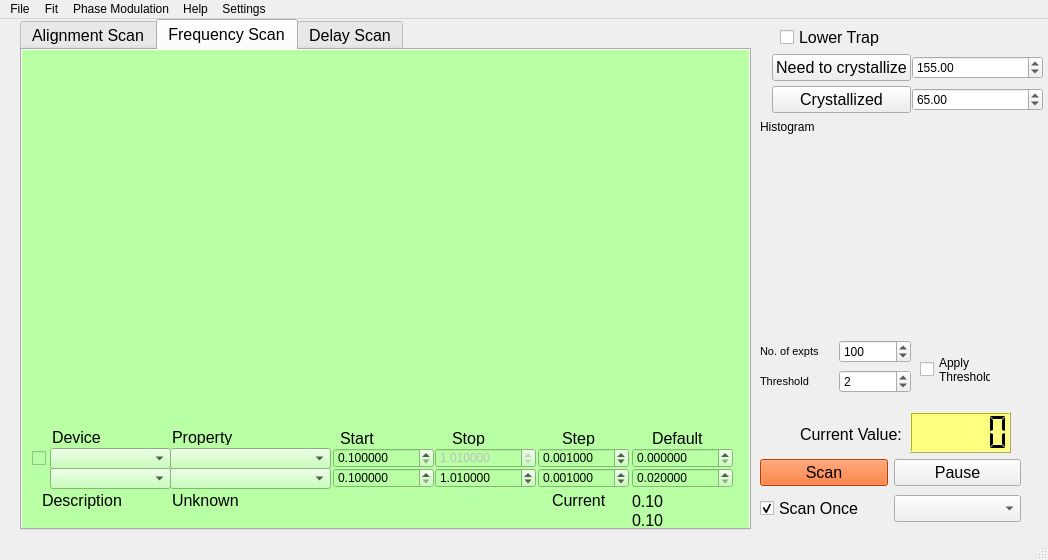
<?xml version="1.0" encoding="UTF-8"?>
<ui version="4.0">
 <class>MainWindow</class>
 <widget class="QMainWindow" name="MainWindow">
  <property name="geometry">
   <rect>
    <x>0</x>
    <y>0</y>
    <width>1048</width>
    <height>560</height>
   </rect>
  </property>
  <property name="windowTitle">
   <string>MainWindow</string>
  </property>
  <widget class="QWidget" name="centralwidget">
   <widget class="QTabWidget" name="tabWidget">
    <property name="geometry">
     <rect>
      <x>20</x>
      <y>0</y>
      <width>731</width>
      <height>511</height>
     </rect>
    </property>
    <property name="font">
     <font>
      <pointsize>12</pointsize>
     </font>
    </property>
    <property name="styleSheet">
     <string notr="true"/>
    </property>
    <property name="currentIndex">
     <number>1</number>
    </property>
    <widget class="QWidget" name="scanTab">
     <property name="styleSheet">
      <string notr="true">background-color: rgb(166, 255, 253);</string>
     </property>
     <attribute name="title">
      <string>Alignment Scan</string>
     </attribute>
     <widget class="QProgressBar" name="progressBar">
      <property name="geometry">
       <rect>
        <x>40</x>
        <y>370</y>
        <width>651</width>
        <height>23</height>
       </rect>
      </property>
      <property name="maximum">
       <number>5</number>
      </property>
      <property name="value">
       <number>0</number>
      </property>
     </widget>
     <widget class="QwtPlot" name="simple_scan_qwt_plot">
      <property name="geometry">
       <rect>
        <x>30</x>
        <y>30</y>
        <width>651</width>
        <height>321</height>
       </rect>
      </property>
     </widget>
     <widget class="QPushButton" name="reset_scan_Button">
      <property name="geometry">
       <rect>
        <x>40</x>
        <y>420</y>
        <width>75</width>
        <height>23</height>
       </rect>
      </property>
      <property name="font">
       <font>
        <pointsize>12</pointsize>
       </font>
      </property>
      <property name="text">
       <string>Reset</string>
      </property>
     </widget>
     <widget class="QLCDNumber" name="averageNumber">
      <property name="geometry">
       <rect>
        <x>520</x>
        <y>410</y>
        <width>111</width>
        <height>41</height>
       </rect>
      </property>
      <property name="font">
       <font>
        <pointsize>12</pointsize>
       </font>
      </property>
      <property name="styleSheet">
       <string notr="true">background-color: rgb(255, 255, 127);</string>
      </property>
      <property name="smallDecimalPoint">
       <bool>false</bool>
      </property>
      <property name="numDigits">
       <number>6</number>
      </property>
      <property name="segmentStyle">
       <enum>QLCDNumber::Flat</enum>
      </property>
      <property name="value" stdset="0">
       <double>0.000000000000000</double>
      </property>
     </widget>
     <widget class="QLabel" name="label_19">
      <property name="geometry">
       <rect>
        <x>390</x>
        <y>410</y>
        <width>101</width>
        <height>20</height>
       </rect>
      </property>
      <property name="font">
       <font>
        <pointsize>12</pointsize>
       </font>
      </property>
      <property name="text">
       <string>Average value</string>
      </property>
     </widget>
     <widget class="QLabel" name="scan_num_exp_label">
      <property name="geometry">
       <rect>
        <x>360</x>
        <y>430</y>
        <width>131</width>
        <height>20</height>
       </rect>
      </property>
      <property name="font">
       <font>
        <pointsize>12</pointsize>
       </font>
      </property>
      <property name="text">
       <string>over 0 expeiments </string>
      </property>
     </widget>
    </widget>
    <widget class="QWidget" name="freqScan">
     <property name="styleSheet">
      <string notr="true">background-color: rgb(185, 255, 164);</string>
     </property>
     <attribute name="title">
      <string>Frequency Scan</string>
     </attribute>
     <widget class="QwtPlot" name="freq_scan_qwt_plot">
      <property name="geometry">
       <rect>
        <x>30</x>
        <y>20</y>
        <width>661</width>
        <height>351</height>
       </rect>
      </property>
     </widget>
     <widget class="QLabel" name="freq_description">
      <property name="geometry">
       <rect>
        <x>150</x>
        <y>440</y>
        <width>371</width>
        <height>21</height>
       </rect>
      </property>
      <property name="font">
       <font>
        <pointsize>12</pointsize>
       </font>
      </property>
      <property name="text">
       <string>Unknown</string>
      </property>
     </widget>
     <widget class="QDoubleSpinBox" name="freq_stop">
      <property name="geometry">
       <rect>
        <x>413</x>
        <y>418</y>
        <width>101</width>
        <height>20</height>
       </rect>
      </property>
      <property name="styleSheet">
       <string notr="true">font: 11pt &quot;MS Shell Dlg 2&quot;;</string>
      </property>
      <property name="decimals">
       <number>6</number>
      </property>
      <property name="minimum">
       <double>0.100000000000000</double>
      </property>
      <property name="maximum">
       <double>9999999.990000000223517</double>
      </property>
      <property name="value">
       <double>1.010000000000000</double>
      </property>
     </widget>
     <widget class="QDoubleSpinBox" name="freq_step">
      <property name="geometry">
       <rect>
        <x>516</x>
        <y>418</y>
        <width>91</width>
        <height>20</height>
       </rect>
      </property>
      <property name="styleSheet">
       <string notr="true">font: 11pt &quot;MS Shell Dlg 2&quot;;</string>
      </property>
      <property name="decimals">
       <number>6</number>
      </property>
      <property name="minimum">
       <double>-999999.998999999952503</double>
      </property>
      <property name="maximum">
       <double>999999.998999999952503</double>
      </property>
      <property name="singleStep">
       <double>0.001000000000000</double>
      </property>
      <property name="value">
       <double>0.001000000000000</double>
      </property>
     </widget>
     <widget class="QDoubleSpinBox" name="freq_start">
      <property name="geometry">
       <rect>
        <x>311</x>
        <y>418</y>
        <width>101</width>
        <height>20</height>
       </rect>
      </property>
      <property name="styleSheet">
       <string notr="true">font: 11pt &quot;MS Shell Dlg 2&quot;;</string>
      </property>
      <property name="decimals">
       <number>6</number>
      </property>
      <property name="minimum">
       <double>0.100000000000000</double>
      </property>
      <property name="maximum">
       <double>999999.989999999990687</double>
      </property>
     </widget>
     <widget class="QLabel" name="label_13">
      <property name="geometry">
       <rect>
        <x>318</x>
        <y>380</y>
        <width>41</width>
        <height>16</height>
       </rect>
      </property>
      <property name="font">
       <font>
        <pointsize>12</pointsize>
       </font>
      </property>
      <property name="text">
       <string>Start </string>
      </property>
     </widget>
     <widget class="QLabel" name="label_14">
      <property name="geometry">
       <rect>
        <x>430</x>
        <y>380</y>
        <width>41</width>
        <height>16</height>
       </rect>
      </property>
      <property name="font">
       <font>
        <pointsize>12</pointsize>
       </font>
      </property>
      <property name="text">
       <string>Stop </string>
      </property>
     </widget>
     <widget class="QLabel" name="label_15">
      <property name="geometry">
       <rect>
        <x>540</x>
        <y>380</y>
        <width>41</width>
        <height>16</height>
       </rect>
      </property>
      <property name="font">
       <font>
        <pointsize>12</pointsize>
       </font>
      </property>
      <property name="text">
       <string>Step</string>
      </property>
     </widget>
     <widget class="QLabel" name="freq_current">
      <property name="geometry">
       <rect>
        <x>610</x>
        <y>460</y>
        <width>81</width>
        <height>20</height>
       </rect>
      </property>
      <property name="font">
       <font>
        <pointsize>12</pointsize>
       </font>
      </property>
      <property name="contextMenuPolicy">
       <enum>Qt::DefaultContextMenu</enum>
      </property>
      <property name="text">
       <string>0.10</string>
      </property>
     </widget>
     <widget class="QComboBox" name="freq_device">
      <property name="geometry">
       <rect>
        <x>28</x>
        <y>418</y>
        <width>121</width>
        <height>21</height>
       </rect>
      </property>
      <property name="styleSheet">
       <string notr="true">font: 10pt &quot;MS Shell Dlg 2&quot;;</string>
      </property>
     </widget>
     <widget class="QLabel" name="label_12">
      <property name="geometry">
       <rect>
        <x>630</x>
        <y>380</y>
        <width>61</width>
        <height>16</height>
       </rect>
      </property>
      <property name="font">
       <font>
        <pointsize>12</pointsize>
       </font>
      </property>
      <property name="text">
       <string>Default </string>
      </property>
     </widget>
     <widget class="QDoubleSpinBox" name="freq_default">
      <property name="geometry">
       <rect>
        <x>610</x>
        <y>418</y>
        <width>101</width>
        <height>20</height>
       </rect>
      </property>
      <property name="styleSheet">
       <string notr="true">font: 11pt &quot;MS Shell Dlg 2&quot;;</string>
      </property>
      <property name="decimals">
       <number>6</number>
      </property>
      <property name="minimum">
       <double>0.020000000000000</double>
      </property>
      <property name="maximum">
       <double>999999.989999999990687</double>
      </property>
      <property name="singleStep">
       <double>1.000000000000000</double>
      </property>
     </widget>
     <widget class="QLabel" name="label_17">
      <property name="geometry">
       <rect>
        <x>20</x>
        <y>440</y>
        <width>131</width>
        <height>21</height>
       </rect>
      </property>
      <property name="font">
       <font>
        <pointsize>12</pointsize>
       </font>
      </property>
      <property name="text">
       <string>Description</string>
      </property>
     </widget>
     <widget class="QLabel" name="label_10">
      <property name="geometry">
       <rect>
        <x>30</x>
        <y>373</y>
        <width>51</width>
        <height>28</height>
       </rect>
      </property>
      <property name="minimumSize">
       <size>
        <width>0</width>
        <height>28</height>
       </size>
      </property>
      <property name="font">
       <font>
        <pointsize>12</pointsize>
       </font>
      </property>
      <property name="text">
       <string>Device</string>
      </property>
     </widget>
     <widget class="QLabel" name="label_18">
      <property name="geometry">
       <rect>
        <x>150</x>
        <y>379</y>
        <width>71</width>
        <height>16</height>
       </rect>
      </property>
      <property name="font">
       <font>
        <pointsize>12</pointsize>
       </font>
      </property>
      <property name="text">
       <string>Property</string>
      </property>
     </widget>
     <widget class="QComboBox" name="freq_property">
      <property name="geometry">
       <rect>
        <x>148</x>
        <y>418</y>
        <width>161</width>
        <height>21</height>
       </rect>
      </property>
      <property name="styleSheet">
       <string notr="true">font: 10pt &quot;MS Shell Dlg 2&quot;;</string>
      </property>
     </widget>
     <widget class="QComboBox" name="freq_device_2">
      <property name="geometry">
       <rect>
        <x>28</x>
        <y>398</y>
        <width>121</width>
        <height>21</height>
       </rect>
      </property>
      <property name="styleSheet">
       <string notr="true">font: 10pt &quot;MS Shell Dlg 2&quot;;</string>
      </property>
     </widget>
     <widget class="QLabel" name="label_16">
      <property name="geometry">
       <rect>
        <x>530</x>
        <y>440</y>
        <width>61</width>
        <height>21</height>
       </rect>
      </property>
      <property name="font">
       <font>
        <pointsize>12</pointsize>
       </font>
      </property>
      <property name="text">
       <string>Current</string>
      </property>
     </widget>
     <widget class="QDoubleSpinBox" name="freq_stop_2">
      <property name="enabled">
       <bool>false</bool>
      </property>
      <property name="geometry">
       <rect>
        <x>413</x>
        <y>398</y>
        <width>101</width>
        <height>20</height>
       </rect>
      </property>
      <property name="styleSheet">
       <string notr="true">font: 11pt &quot;MS Shell Dlg 2&quot;;</string>
      </property>
      <property name="decimals">
       <number>6</number>
      </property>
      <property name="minimum">
       <double>0.100000000000000</double>
      </property>
      <property name="maximum">
       <double>9999999.990000000223517</double>
      </property>
      <property name="value">
       <double>1.010000000000000</double>
      </property>
     </widget>
     <widget class="QDoubleSpinBox" name="freq_step_2">
      <property name="geometry">
       <rect>
        <x>516</x>
        <y>398</y>
        <width>91</width>
        <height>20</height>
       </rect>
      </property>
      <property name="styleSheet">
       <string notr="true">font: 11pt &quot;MS Shell Dlg 2&quot;;</string>
      </property>
      <property name="decimals">
       <number>6</number>
      </property>
      <property name="minimum">
       <double>-999999.998999999952503</double>
      </property>
      <property name="maximum">
       <double>999999.998999999952503</double>
      </property>
      <property name="singleStep">
       <double>0.001000000000000</double>
      </property>
      <property name="value">
       <double>0.001000000000000</double>
      </property>
     </widget>
     <widget class="QDoubleSpinBox" name="freq_default_2">
      <property name="geometry">
       <rect>
        <x>610</x>
        <y>398</y>
        <width>101</width>
        <height>20</height>
       </rect>
      </property>
      <property name="styleSheet">
       <string notr="true">font: 11pt &quot;MS Shell Dlg 2&quot;;</string>
      </property>
      <property name="decimals">
       <number>6</number>
      </property>
      <property name="maximum">
       <double>999999.989999999990687</double>
      </property>
      <property name="singleStep">
       <double>1.000000000000000</double>
      </property>
     </widget>
     <widget class="QComboBox" name="freq_property_2">
      <property name="geometry">
       <rect>
        <x>148</x>
        <y>398</y>
        <width>161</width>
        <height>21</height>
       </rect>
      </property>
      <property name="styleSheet">
       <string notr="true">font: 10pt &quot;MS Shell Dlg 2&quot;;</string>
      </property>
     </widget>
     <widget class="QDoubleSpinBox" name="freq_start_2">
      <property name="geometry">
       <rect>
        <x>311</x>
        <y>398</y>
        <width>101</width>
        <height>20</height>
       </rect>
      </property>
      <property name="styleSheet">
       <string notr="true">font: 11pt &quot;MS Shell Dlg 2&quot;;</string>
      </property>
      <property name="decimals">
       <number>6</number>
      </property>
      <property name="minimum">
       <double>0.100000000000000</double>
      </property>
      <property name="maximum">
       <double>999999.989999999990687</double>
      </property>
     </widget>
     <widget class="QCheckBox" name="freq_checkBox_2">
      <property name="enabled">
       <bool>true</bool>
      </property>
      <property name="geometry">
       <rect>
        <x>10</x>
        <y>398</y>
        <width>16</width>
        <height>20</height>
       </rect>
      </property>
      <property name="text">
       <string/>
      </property>
     </widget>
     <widget class="QLabel" name="freq_current_2">
      <property name="geometry">
       <rect>
        <x>610</x>
        <y>441</y>
        <width>81</width>
        <height>20</height>
       </rect>
      </property>
      <property name="font">
       <font>
        <pointsize>12</pointsize>
       </font>
      </property>
      <property name="contextMenuPolicy">
       <enum>Qt::DefaultContextMenu</enum>
      </property>
      <property name="text">
       <string>0.10</string>
      </property>
     </widget>
    </widget>
    <widget class="QWidget" name="timeScan">
     <property name="styleSheet">
      <string notr="true">background-color: rgb(255, 170, 255);</string>
     </property>
     <attribute name="title">
      <string>Delay Scan</string>
     </attribute>
     <widget class="QwtPlot" name="delay_scan_qwt_plot">
      <property name="geometry">
       <rect>
        <x>40</x>
        <y>30</y>
        <width>641</width>
        <height>321</height>
       </rect>
      </property>
     </widget>
     <widget class="QWidget" name="gridLayoutWidget_2">
      <property name="geometry">
       <rect>
        <x>40</x>
        <y>370</y>
        <width>641</width>
        <height>61</height>
       </rect>
      </property>
      <layout class="QGridLayout" name="gridLayout_2">
       <item row="1" column="2">
        <widget class="QDoubleSpinBox" name="delay_start">
         <property name="styleSheet">
          <string notr="true">font: 12pt &quot;MS Shell Dlg 2&quot;;</string>
         </property>
         <property name="minimum">
          <double>0.100000000000000</double>
         </property>
         <property name="maximum">
          <double>999999.989999999990687</double>
         </property>
        </widget>
       </item>
       <item row="1" column="3">
        <widget class="QDoubleSpinBox" name="delay_stop">
         <property name="styleSheet">
          <string notr="true">font: 12pt &quot;MS Shell Dlg 2&quot;;</string>
         </property>
         <property name="minimum">
          <double>0.100000000000000</double>
         </property>
         <property name="maximum">
          <double>9999999.990000000223517</double>
         </property>
         <property name="value">
          <double>10000.000000000000000</double>
         </property>
        </widget>
       </item>
       <item row="1" column="4">
        <widget class="QDoubleSpinBox" name="delay_step">
         <property name="styleSheet">
          <string notr="true">font: 12pt &quot;MS Shell Dlg 2&quot;;</string>
         </property>
         <property name="minimum">
          <double>0.020000000000000</double>
         </property>
         <property name="maximum">
          <double>999999.989999999990687</double>
         </property>
         <property name="singleStep">
          <double>1.000000000000000</double>
         </property>
         <property name="value">
          <double>20.000000000000000</double>
         </property>
        </widget>
       </item>
       <item row="0" column="0">
        <widget class="QLabel" name="label_5">
         <property name="font">
          <font>
           <pointsize>12</pointsize>
          </font>
         </property>
         <property name="text">
          <string>Chapter</string>
         </property>
        </widget>
       </item>
       <item row="0" column="1">
        <widget class="QLabel" name="label_6">
         <property name="font">
          <font>
           <pointsize>12</pointsize>
          </font>
         </property>
         <property name="text">
          <string>Line</string>
         </property>
        </widget>
       </item>
       <item row="0" column="2">
        <widget class="QLabel" name="label_7">
         <property name="font">
          <font>
           <pointsize>12</pointsize>
          </font>
         </property>
         <property name="text">
          <string>Start delay</string>
         </property>
        </widget>
       </item>
       <item row="0" column="3">
        <widget class="QLabel" name="label_8">
         <property name="font">
          <font>
           <pointsize>12</pointsize>
          </font>
         </property>
         <property name="text">
          <string>Stop delay</string>
         </property>
        </widget>
       </item>
       <item row="0" column="4">
        <widget class="QLabel" name="label_9">
         <property name="font">
          <font>
           <pointsize>12</pointsize>
          </font>
         </property>
         <property name="text">
          <string>Step</string>
         </property>
        </widget>
       </item>
       <item row="1" column="5">
        <widget class="QLabel" name="current_delay">
         <property name="styleSheet">
          <string notr="true">font: 12pt &quot;MS Shell Dlg 2&quot;;</string>
         </property>
         <property name="text">
          <string>0.10</string>
         </property>
        </widget>
       </item>
       <item row="0" column="5">
        <widget class="QLabel" name="label_11">
         <property name="font">
          <font>
           <pointsize>12</pointsize>
          </font>
         </property>
         <property name="text">
          <string>Current delay</string>
         </property>
        </widget>
       </item>
       <item row="1" column="0">
        <widget class="QLineEdit" name="delay_chapter_line">
         <property name="enabled">
          <bool>true</bool>
         </property>
         <property name="styleSheet">
          <string notr="true">font: 10pt &quot;MS Shell Dlg 2&quot;;</string>
         </property>
         <property name="readOnly">
          <bool>true</bool>
         </property>
        </widget>
       </item>
       <item row="1" column="1">
        <widget class="QLabel" name="delay_line_number">
         <property name="styleSheet">
          <string notr="true">font: 12pt &quot;MS Shell Dlg 2&quot;;</string>
         </property>
         <property name="text">
          <string>1</string>
         </property>
        </widget>
       </item>
      </layout>
     </widget>
    </widget>
   </widget>
   <widget class="QLabel" name="label_3">
    <property name="geometry">
     <rect>
      <x>760</x>
      <y>100</y>
      <width>71</width>
      <height>16</height>
     </rect>
    </property>
    <property name="text">
     <string>Histogram</string>
    </property>
   </widget>
   <widget class="QLCDNumber" name="lcdNumber">
    <property name="geometry">
     <rect>
      <x>910</x>
      <y>393</y>
      <width>101</width>
      <height>41</height>
     </rect>
    </property>
    <property name="font">
     <font>
      <pointsize>12</pointsize>
     </font>
    </property>
    <property name="styleSheet">
     <string notr="true">background-color: rgb(255, 255, 127);</string>
    </property>
    <property name="smallDecimalPoint">
     <bool>false</bool>
    </property>
    <property name="segmentStyle">
     <enum>QLCDNumber::Flat</enum>
    </property>
   </widget>
   <widget class="QLabel" name="label">
    <property name="geometry">
     <rect>
      <x>800</x>
      <y>400</y>
      <width>101</width>
      <height>31</height>
     </rect>
    </property>
    <property name="font">
     <font>
      <pointsize>12</pointsize>
     </font>
    </property>
    <property name="text">
     <string>Current Value:</string>
    </property>
   </widget>
   <widget class="QWidget" name="gridLayoutWidget">
    <property name="geometry">
     <rect>
      <x>760</x>
      <y>320</y>
      <width>151</width>
      <height>56</height>
     </rect>
    </property>
    <layout class="QGridLayout" name="gridLayout">
     <item row="1" column="0">
      <widget class="QLabel" name="label_2">
       <property name="font">
        <font>
         <pointsize>8</pointsize>
        </font>
       </property>
       <property name="text">
        <string>Threshold</string>
       </property>
      </widget>
     </item>
     <item row="1" column="1">
      <widget class="QSpinBox" name="thresholdBox">
       <property name="value">
        <number>2</number>
       </property>
      </widget>
     </item>
     <item row="0" column="0">
      <widget class="QLabel" name="label_4">
       <property name="text">
        <string>&lt;!DOCTYPE HTML PUBLIC &quot;-//W3C//DTD HTML 4.0//EN&quot; &quot;http://www.w3.org/TR/REC-html40/strict.dtd&quot;&gt;
&lt;html&gt;&lt;head&gt;&lt;meta name=&quot;qrichtext&quot; content=&quot;1&quot; /&gt;&lt;style type=&quot;text/css&quot;&gt;
p, li { white-space: pre-wrap; }
&lt;/style&gt;&lt;/head&gt;&lt;body style=&quot; font-family:'MS Shell Dlg 2'; font-size:8.25pt; font-weight:400; font-style:normal;&quot;&gt;
&lt;p style=&quot; margin-top:0px; margin-bottom:0px; margin-left:0px; margin-right:0px; -qt-block-indent:0; text-indent:0px;&quot;&gt;&lt;span style=&quot; font-size:8pt;&quot;&gt;No. of expts&lt;/span&gt;&lt;/p&gt;&lt;/body&gt;&lt;/html&gt;</string>
       </property>
      </widget>
     </item>
     <item row="0" column="1">
      <widget class="QSpinBox" name="repetitionBox">
       <property name="minimum">
        <number>1</number>
       </property>
       <property name="maximum">
        <number>10000</number>
       </property>
       <property name="value">
        <number>100</number>
       </property>
      </widget>
     </item>
    </layout>
   </widget>
   <widget class="QwtPlot" name="histrogram_qwt_plot">
    <property name="geometry">
     <rect>
      <x>760</x>
      <y>120</y>
      <width>271</width>
      <height>191</height>
     </rect>
    </property>
   </widget>
   <widget class="QWidget" name="layoutWidget">
    <property name="geometry">
     <rect>
      <x>760</x>
      <y>437</y>
      <width>261</width>
      <height>71</height>
     </rect>
    </property>
    <layout class="QGridLayout" name="gridLayout_4">
     <item row="0" column="0">
      <widget class="QPushButton" name="scan_Button">
       <property name="font">
        <font>
         <pointsize>12</pointsize>
        </font>
       </property>
       <property name="styleSheet">
        <string notr="true">background-color: rgb(255, 85, 0);</string>
       </property>
       <property name="text">
        <string>Scan</string>
       </property>
       <property name="checkable">
        <bool>true</bool>
       </property>
      </widget>
     </item>
     <item row="0" column="1">
      <widget class="QPushButton" name="pause_Button">
       <property name="font">
        <font>
         <pointsize>12</pointsize>
        </font>
       </property>
       <property name="text">
        <string>Pause</string>
       </property>
       <property name="checkable">
        <bool>true</bool>
       </property>
      </widget>
     </item>
     <item row="1" column="0">
      <widget class="QCheckBox" name="scan_once">
       <property name="font">
        <font>
         <pointsize>12</pointsize>
        </font>
       </property>
       <property name="text">
        <string>Scan Once</string>
       </property>
       <property name="checked">
        <bool>true</bool>
       </property>
      </widget>
     </item>
     <item row="1" column="1">
      <widget class="QComboBox" name="scan_method">
       <property name="font">
        <font>
         <pointsize>12</pointsize>
        </font>
       </property>
      </widget>
     </item>
    </layout>
   </widget>
   <widget class="QWidget" name="gridLayoutWidget_3">
    <property name="geometry">
     <rect>
      <x>772</x>
      <y>30</y>
      <width>271</width>
      <height>71</height>
     </rect>
    </property>
    <layout class="QGridLayout" name="gridLayout_3">
     <property name="horizontalSpacing">
      <number>1</number>
     </property>
     <property name="verticalSpacing">
      <number>0</number>
     </property>
     <item row="0" column="0">
      <widget class="QPushButton" name="crystallize_button0">
       <property name="font">
        <font>
         <pointsize>12</pointsize>
        </font>
       </property>
       <property name="text">
        <string>Need to crystallize</string>
       </property>
      </widget>
     </item>
     <item row="2" column="1">
      <widget class="QDoubleSpinBox" name="crystallize_doubleSpinBox1">
       <property name="styleSheet">
        <string notr="true">font: 12pt &quot;MS Shell Dlg 2&quot;;</string>
       </property>
       <property name="decimals">
        <number>2</number>
       </property>
       <property name="maximum">
        <double>999999.989999999990687</double>
       </property>
       <property name="value">
        <double>65.000000000000000</double>
       </property>
      </widget>
     </item>
     <item row="2" column="0">
      <widget class="QPushButton" name="crystallize_button1">
       <property name="font">
        <font>
         <pointsize>12</pointsize>
        </font>
       </property>
       <property name="text">
        <string>Crystallized</string>
       </property>
      </widget>
     </item>
     <item row="0" column="1">
      <widget class="QDoubleSpinBox" name="crystallize_doubleSpinBox0">
       <property name="styleSheet">
        <string notr="true">font: 12pt &quot;MS Shell Dlg 2&quot;;</string>
       </property>
       <property name="maximum">
        <double>999999.989999999990687</double>
       </property>
       <property name="value">
        <double>155.000000000000000</double>
       </property>
      </widget>
     </item>
    </layout>
   </widget>
   <widget class="QCheckBox" name="apply_threshold">
    <property name="geometry">
     <rect>
      <x>920</x>
      <y>330</y>
      <width>71</width>
      <height>41</height>
     </rect>
    </property>
    <property name="text">
     <string>Apply
Threshold</string>
    </property>
   </widget>
   <widget class="QCheckBox" name="Lower_Trap_checkBox">
    <property name="geometry">
     <rect>
      <x>780</x>
      <y>10</y>
      <width>101</width>
      <height>17</height>
     </rect>
    </property>
    <property name="font">
     <font>
      <pointsize>12</pointsize>
     </font>
    </property>
    <property name="text">
     <string>Lower Trap</string>
    </property>
   </widget>
  </widget>
  <widget class="QMenuBar" name="menubar">
   <property name="geometry">
    <rect>
     <x>0</x>
     <y>0</y>
     <width>1048</width>
     <height>21</height>
    </rect>
   </property>
   <widget class="QMenu" name="menuFile">
    <property name="title">
     <string>File</string>
    </property>
    <addaction name="actionSave"/>
    <addaction name="actionSave_Histogram"/>
    <addaction name="separator"/>
    <addaction name="actionExit"/>
   </widget>
   <widget class="QMenu" name="menuHelp">
    <property name="title">
     <string>Help</string>
    </property>
    <addaction name="actionAbout"/>
   </widget>
   <widget class="QMenu" name="menuFit">
    <property name="title">
     <string>Fit</string>
    </property>
    <addaction name="actionFrequency_Fit"/>
    <addaction name="actionSine_Fit"/>
   </widget>
   <widget class="QMenu" name="menuPhase_Modulation">
    <property name="tearOffEnabled">
     <bool>false</bool>
    </property>
    <property name="title">
     <string>Phase Modulation</string>
    </property>
    <addaction name="actionControl_Window"/>
   </widget>
   <widget class="QMenu" name="menuSettings">
    <property name="title">
     <string>Settings</string>
    </property>
    <addaction name="LoadSettings"/>
    <addaction name="SaveSettings"/>
    <addaction name="separator"/>
    <addaction name="actionCounters"/>
   </widget>
   <addaction name="menuFile"/>
   <addaction name="menuFit"/>
   <addaction name="menuPhase_Modulation"/>
   <addaction name="menuHelp"/>
   <addaction name="menuSettings"/>
  </widget>
  <widget class="QStatusBar" name="statusbar"/>
  <action name="actionExit">
   <property name="text">
    <string>Exit</string>
   </property>
  </action>
  <action name="actionSave">
   <property name="text">
    <string>Save</string>
   </property>
   <property name="font">
    <font>
     <pointsize>8</pointsize>
    </font>
   </property>
  </action>
  <action name="actionAbout">
   <property name="text">
    <string>About</string>
   </property>
  </action>
  <action name="actionSave_Histogram">
   <property name="text">
    <string>Save with Histogram</string>
   </property>
  </action>
  <action name="actionFrequency_Fit">
   <property name="text">
    <string>Frequency Fit</string>
   </property>
  </action>
  <action name="actionSine_Fit">
   <property name="text">
    <string>Sine Fit</string>
   </property>
  </action>
  <action name="actionControl_Window">
   <property name="text">
    <string>Control Window...</string>
   </property>
  </action>
  <action name="LoadSettings">
   <property name="text">
    <string>Load</string>
   </property>
  </action>
  <action name="SaveSettings">
   <property name="text">
    <string>Save</string>
   </property>
  </action>
  <action name="actionCounters">
   <property name="text">
    <string>Counters</string>
   </property>
  </action>
 </widget>
 <customwidgets>
  <customwidget>
   <class>QwtPlot</class>
   <extends>QFrame</extends>
   <header>qwt_plot.h</header>
   <container>1</container>
  </customwidget>
 </customwidgets>
 <resources/>
 <connections>
  <connection>
   <sender>actionExit</sender>
   <signal>triggered()</signal>
   <receiver>MainWindow</receiver>
   <slot>close()</slot>
   <hints>
    <hint type="sourcelabel">
     <x>-1</x>
     <y>-1</y>
    </hint>
    <hint type="destinationlabel">
     <x>569</x>
     <y>299</y>
    </hint>
   </hints>
  </connection>
 </connections>
</ui>
